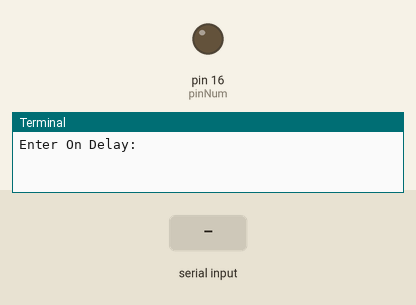
A program run on a simulated Raspberry Pi (header pin numbers). On the bench: output pins drawn as LEDs (lit = HIGH), the last lines printed to the terminal. The test bench sets the inputs (shaded band).

Above: at 1.2 s.
1.3 s: "5" typed at the terminal
2.8 s: "90" typed at the terminal
At 4.0 s:
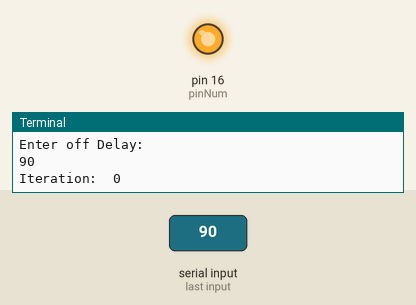
Timing chart, 0 to 9.3 s (numbered marks = the images above; inputs shaded):
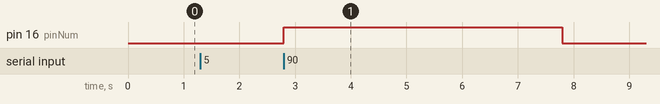

Measured:
- after the input at 2.8 s, pin 16 (pinNum): LOW → HIGH at once, → LOW 5.0 s later

The program:

blink.py
```python
import RPi.GPIO as GPIO
import time
# blinking function
def blink(pin, ond, offd):
	GPIO.output(pin,GPIO.HIGH)
        time.sleep(ond)
        GPIO.output(pin,GPIO.LOW)
        time.sleep(offd)
        return
pinNum = 16
onDel = float(raw_input("Enter On Delay: "))
offDel = float(raw_input("Enter off Delay: "))
# to use Raspberry Pi board pin numbers
GPIO.setmode(GPIO.BOARD)
# set up GPIO output channel
GPIO.setup(pinNum, GPIO.OUT)
# blink GPIO17 50 times
i = 0
try:
	while True:
		print "Iteration: ", i
		blink(pinNum,onDel, offDel)
		i += 1
except KeyboardInterrupt:
	pass
finally:
	GPIO.cleanup()
```
